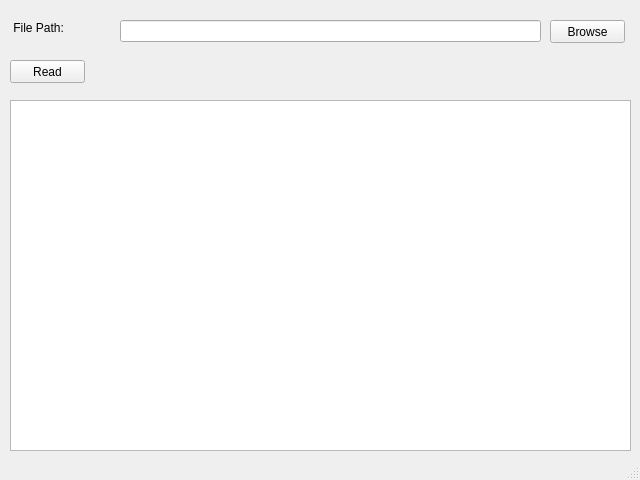
<?xml version="1.0" encoding="UTF-8"?>
<ui version="4.0">
 <class>ExcelReader</class>
 <widget class="QMainWindow" name="ExcelReader">
  <property name="geometry">
   <rect>
    <x>0</x>
    <y>0</y>
    <width>640</width>
    <height>480</height>
   </rect>
  </property>
  <property name="windowTitle">
   <string> Reader</string>
  </property>
  <widget class="QWidget" name="centralwidget">
   <widget class="QLabel" name="file_path_label">
    <property name="geometry">
     <rect>
      <x>10</x>
      <y>20</y>
      <width>111</width>
      <height>16</height>
     </rect>
    </property>
    <property name="text">
     <string> File Path:</string>
    </property>
   </widget>
   <widget class="QLineEdit" name="file_path_line_edit">
    <property name="geometry">
     <rect>
      <x>120</x>
      <y>20</y>
      <width>421</width>
      <height>22</height>
     </rect>
    </property>
    <property name="readOnly">
     <bool>true</bool>
    </property>
   </widget>
   <widget class="QPushButton" name="browse_btn">
    <property name="geometry">
     <rect>
      <x>550</x>
      <y>20</y>
      <width>75</width>
      <height>23</height>
     </rect>
    </property>
    <property name="text">
     <string>Browse</string>
    </property>
   </widget>
   <widget class="QPushButton" name="read_btn">
    <property name="geometry">
     <rect>
      <x>10</x>
      <y>60</y>
      <width>75</width>
      <height>23</height>
     </rect>
    </property>
    <property name="text">
     <string>Read</string>
    </property>
   </widget>
   <widget class="QTableWidget" name="table_widget">
    <property name="geometry">
     <rect>
      <x>10</x>
      <y>100</y>
      <width>621</width>
      <height>351</height>
     </rect>
    </property>
   </widget>
  </widget>
  <widget class="QMenuBar" name="menubar">
   <property name="geometry">
    <rect>
     <x>0</x>
     <y>0</y>
     <width>640</width>
     <height>22</height>
    </rect>
   </property>
  </widget>
  <widget class="QStatusBar" name="statusbar"/>
 </widget>
 <resources/>
 <connections/>
</ui>
